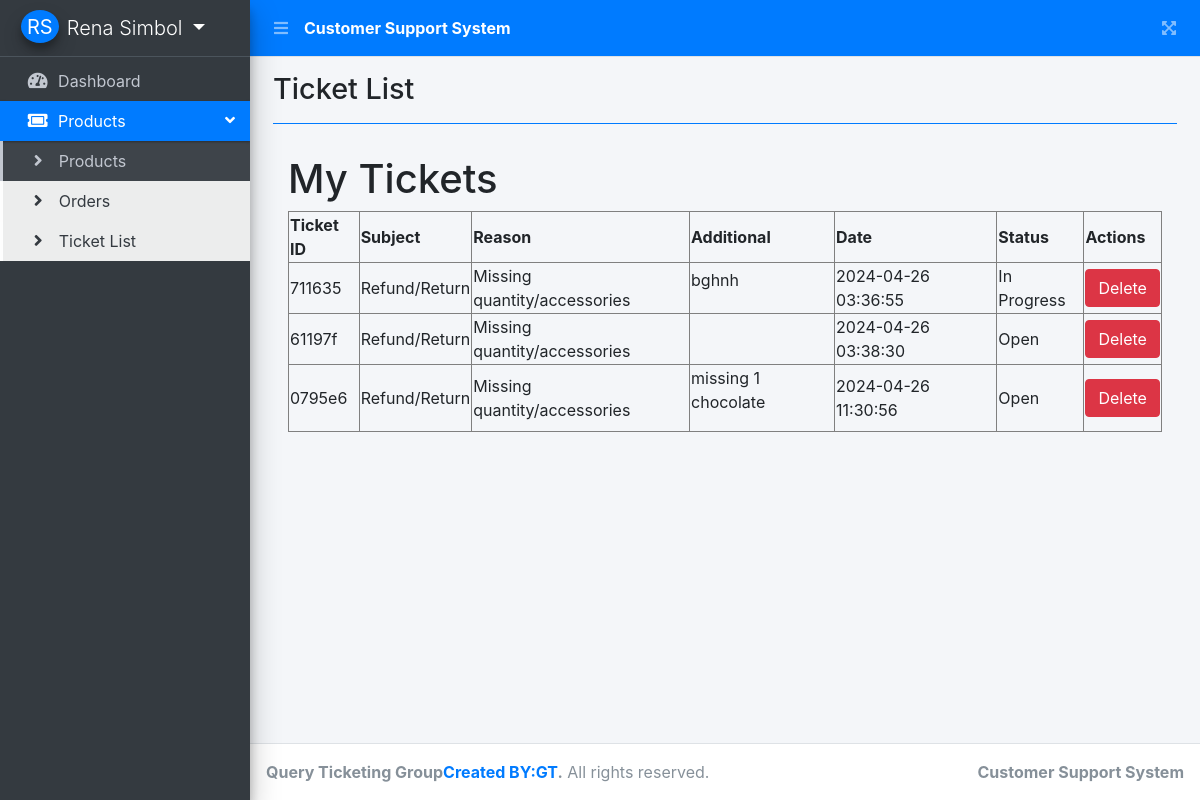
Page /index.php?page=ticket_list (signed in) on the committed database.
### tables this page shows
CREATE TABLE `ticket` (
  `id` int(100) NOT NULL,
  `username` int(100) NOT NULL,
  `subject_id` int(100) NOT NULL,
  `reason_id` int(100) NOT NULL,
  `message` varchar(100) NOT NULL,
  `image` blob NOT NULL,
  `date` datetime DEFAULT current_timestamp(),
  `ticket_id` varchar(10) NOT NULL,
  `type` varchar(100) NOT NULL,
  `status` int(100) NOT NULL
);

CREATE TABLE `ticketsubject` (
  `id` int(100) NOT NULL,
  `subject` varchar(100) NOT NULL
);

CREATE TABLE `ticketmessage` (
  `id` int(100) NOT NULL,
  `subject_id` int(100) NOT NULL,
  `message` longtext NOT NULL
);

### ticket_list.php (the view, shortened to what this page needs)
<!DOCTYPE html>
<html lang="en">
<head>
    <link rel="stylesheet" href="https://stackpath.bootstrapcdn.com/bootstrap/4.5.2/css/bootstrap.min.css">
</head>
<body>
<?php
include 'db_connect.php';
function getStatusLabel($status) {
    switch ($status) {
        case 1:
            return 'Open';
        case 2:
            return 'In Progress';
    }
}
$user_id = $_SESSION['login_id'];
$sql = "SELECT t.ticket_id, ts.subject, tm.message, t.date, t.status, t.message AS additional
        FROM ticket t
        LEFT JOIN ticketsubject ts ON t.subject_id = ts.id
        LEFT JOIN ticketmessage tm ON t.reason_id = tm.id
        WHERE t.username = '$user_id'";
$result = mysqli_query($conn, $sql);
if (mysqli_num_rows($result) > 0) {
    echo "<div class='container'>";
    echo "<h1>My Tickets</h1>";
    echo "<table border='1'>";
    echo "<thead>
            <tr>
                <th>Ticket ID</th>
                <th>Subject</th>
                <th>Reason</th>
                <th>Additional</th>
                <th>Date</th>
                <th>Status</th>
                <th>Actions</th>
            </tr>
          </thead>";
    echo "<tbody>";
    while ($row = mysqli_fetch_assoc($result)) {
        echo "<tr>";
        echo "<td>" . $row['ticket_id'] . "</td>";
        echo "<td>" . $row['subject'] . "</td>";
        echo "<td>" . $row['message'] . "</td>";
        echo "<td>" . $row['additional'] . "</td>";
        echo "<td>" . $row['date'] . "</td>";
        echo "<td>" . getStatusLabel($row['status']) . "</td>";
        echo "<td>";
        echo "<a href='deleteTicket.php?id=" . $row['ticket_id'] . "' class='btn btn-danger'>Delete</a>";
        echo "</td>";
        echo "</tr>";
    }
    echo "</tbody>";
    echo "</table>";
    echo "</div>";
} else {
    echo "<p class='container'>No tickets found.</p>";
}
?>
</body>
</html>

### rows in the picture
ticket: ticket "711635", ticketsubject.subject "Refund/Return", ticketmessage.message "Missing quantity/accessories", message "bghnh", date "2024-04-26 03:36:55", status "In Progress"
ticket: ticket "61197f", ticketsubject.subject "Refund/Return", ticketmessage.message "Missing quantity/accessories", date "2024-04-26 03:38:30", status "Open"
ticket: ticket "0795e6", ticketsubject.subject "Refund/Return", ticketmessage.message "Missing quantity/accessories", message "missing 1 chocolate", date "2024-04-26 11:30:56", status "Open"

### other values in the picture
$_SESSION['login_firstname'].' '.$_SESSION['login_lastname'] "Rena Simbol"
$title "Ticket List"
